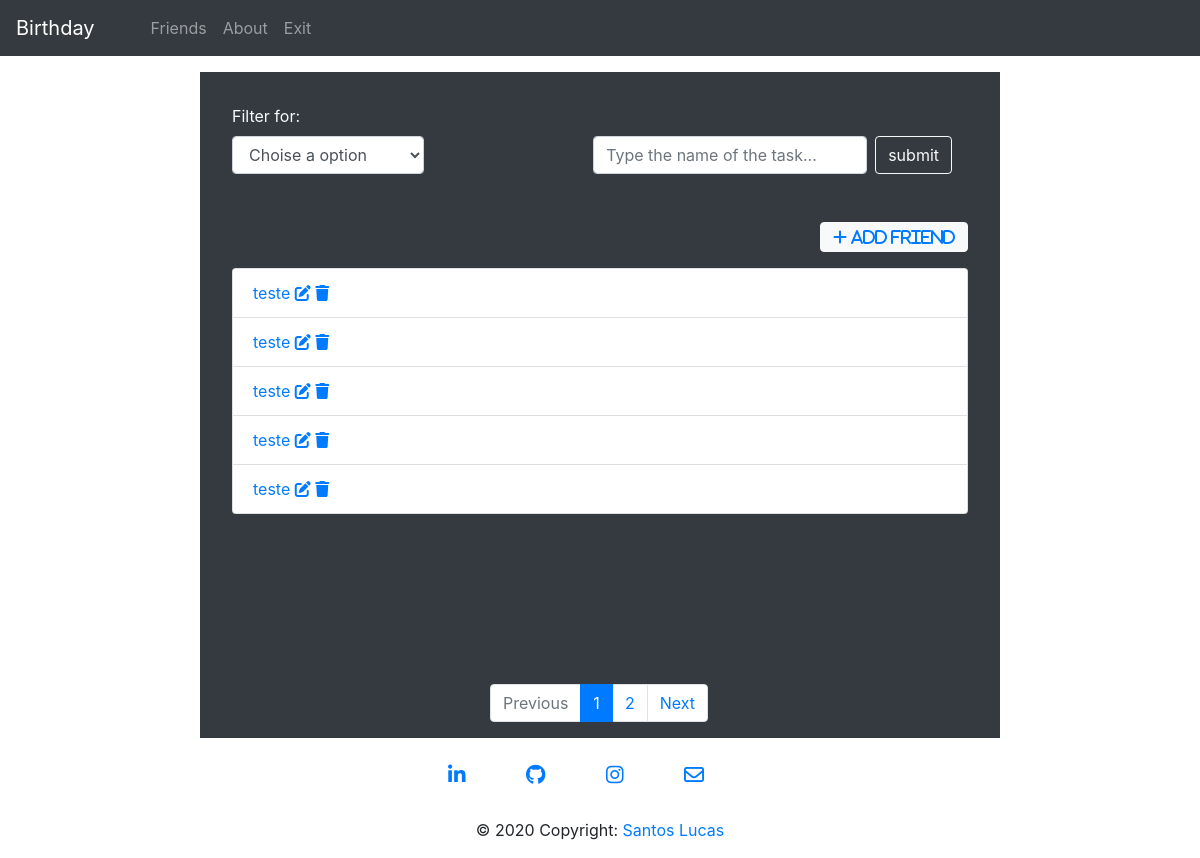
The page / (signed in) on the database as committed earlier.
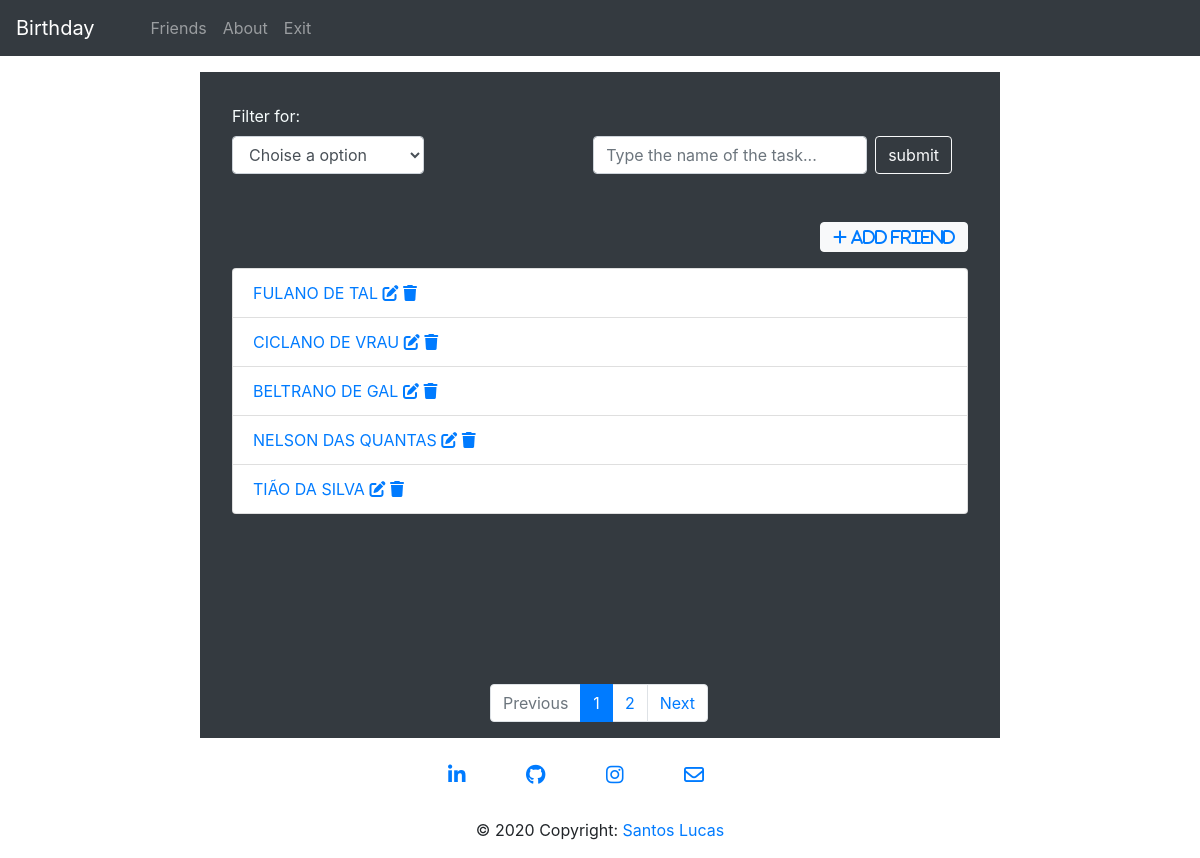
The same page on the database as committed later.
### friends/models.py (models this page shows, shortened)
class Friend(models.Model):
    name = models.CharField(max_length=250, default="")
    birthday = models.DateField()
    age = models.IntegerField()
    gift = models.TextField()
    user = models.ForeignKey(get_user_model(), on_delete=models.CASCADE)

### friends/views.py (the view)
# urls.py: path('', views.friendList, name='friend-list'),
@login_required
def friendList(request):
    search = request.GET.get('search')
    filter = request.GET.get('filter')
    date_today = date.today()
    friends = Friend.objects.filter(
        birthday=date_today, user=request.user).count()
    if friends >= 1:
        send_mail('BIRTHDAY', 'Today is a birthday of a friend',
                  'teste@gmail.com', ['admin@example.com'])
    if search:
        friends = Friend.objects.filter(
            name__icontains=search, user=request.user)
    elif filter == 'today':
        friends = Friend.objects.filter(
            birthday=date_today, user=request.user)
    elif filter == 'this-month':
        max_date = (date_today + relativedelta(months=1))
        friends = Friend.objects.filter(birthday__range=(
            date_today, max_date), user=request.user)
    elif filter == 'next-month':
        min_date = date_today + relativedelta(months=1)
        max_date = date_today + relativedelta(months=2)
        friends = Friend.objects.filter(birthday__range=(
            min_date, max_date), user=request.user)
    else:
        friends_list = Friend.objects.all().filter(user=request.user)
        paginator = Paginator(friends_list, 5)
        page = request.GET.get('page')
        friends = paginator.get_page(page)
    return render(request, 'friends/friend-list.html', {'friends': friends})

### friends/templates/friends/friend-list.html (shortened to what this page needs)
{% extends 'base.html' %}
{% block content %}
<div class="content">
    <article>
        <div class="form-group">
            <label for="filter">Filter for:</label>
            <select class="form-control" name="filter" id="filter">
                <option value="#">Choise a option</option>
            </select>
        </div>
        <div class="search-div">
            <form class="form-inline my-2 my-lg-0" method="GET" id="search-form">
                <input class="form-control mr-sm-2" type="text" name="search" id="search"
                    placeholder="Type the name of the task..." value="{{ request.GET.search }}">
                <input class="btn btn-outline-light my-2 my-sm-0" type="submit" value="submit" id="search-btn">
            </form>
        </div>
        <div class="add-friend-button">
            <button class="btn btn-light my-2 my-sm-0"><a href="{% url 'friends:create-friend' %}" class="fas fa-plus">
                    Add Friend </a></button>
        </div>
        <div class="friend-list">
            <ul class="list-group">
                {% for friend in friends %}
                <li class="list-group-item">
                    <a href="{% url 'friends:friend-view' friend.id %}">{{friend.name}}</a>
                    <span><a href="{% url 'friends:edit-friend' friend.id %}" class="fas fa-edit"></a></span>
                    <span><a href="{% url 'friends:delete-friend' friend.id %}"
                            class="delete-btn fas fa-trash"></a></span>
                </li>
                {% endfor %}
            </ul>
        </div>
        <nav>
            {% if friends.has_other_pages %}
            <ul class="pagination">
                {% if friends.has_previous %}
                <li class="page-item"><a class="page-link" href="?page={{ friends.previous_page_number }}">Previous</a>
                </li>
                {% else %}
                <li class="page-item disabled"><a class="page-link">Previous</a></li>
                {% endif %}
                {% for i in friends.paginator.page_range %}
                {% if friends.number == i %}
                <li class="page-item active"><a class="page-link">{{ i }} <span class="sr-only">(current)</span></a>
                </li>
                {% else %}
                <li class="page-item"><a class="page-link" href="?page={{ i }}">{{i}}</a></li>
                {% endif %}
                {% endfor %}
                {% if friends.has_next %}
                <li class="page-item"><a class="page-link" href="?page={{ friends.next_page_number }}">Next</a></li>
                {% else %}
                <li class="page-item disabled"><a class="page-link">Next</a></li>
                {% endif %}
            </ul>
            {% endif %}
        </nav>
</div>
{% endblock %}

Rows that differ between the two databases and show on the page:
changed Friend: name "teste" → "FULANO DE TAL"
changed Friend: name "teste" → "CICLANO DE VRAU"
changed Friend: name "teste" → "BELTRANO DE GAL"
changed Friend: name "teste" → "NELSON DAS QUANTAS"
changed Friend: name "teste" → "TIÃO DA SILVA"
